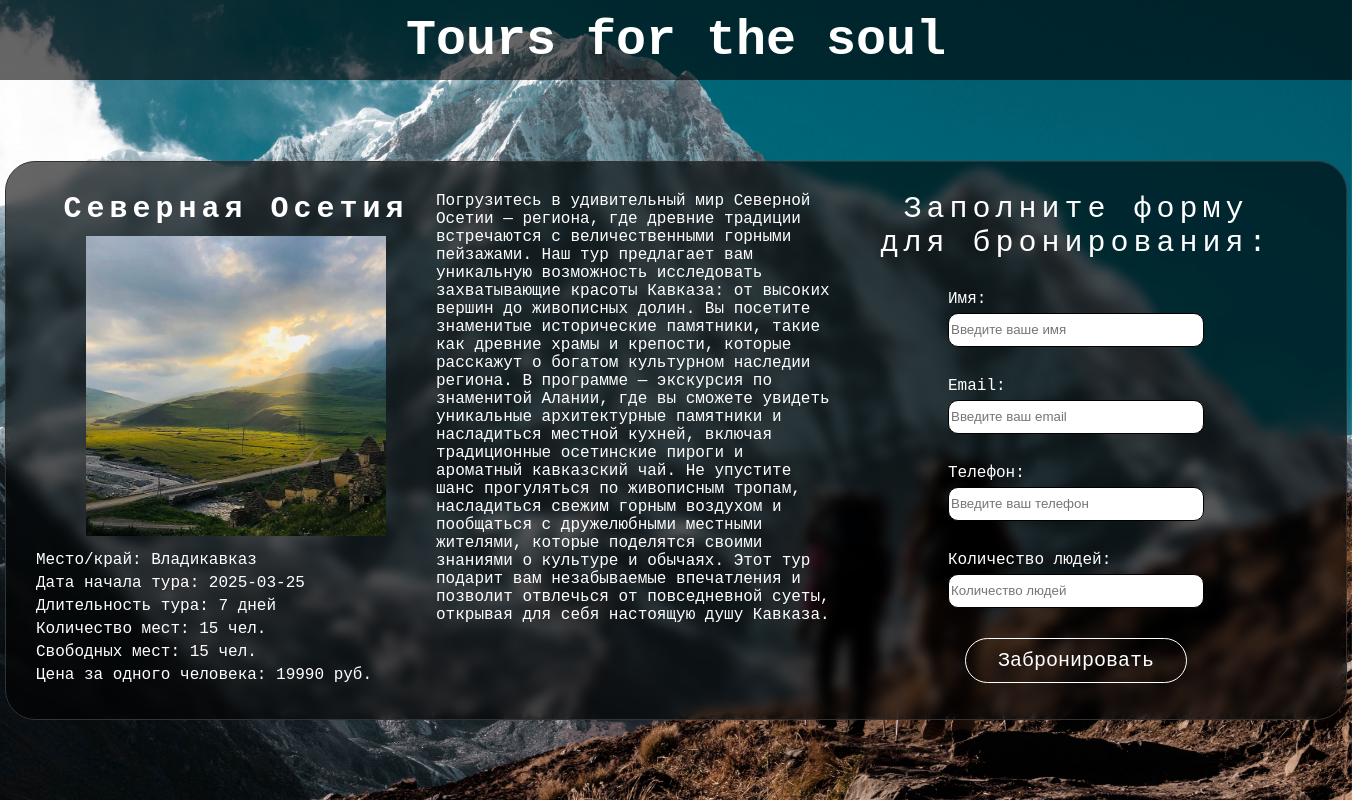
The page /current_tour/2 on the database its author committed.
### app/database/db.py (models this page shows)
class TourTable(Base):
    __tablename__ = 'tours'
    id = Column(Integer, primary_key=True)
    title = Column(String, nullable=False)
    description = Column(String, nullable=False)
    place = Column(String, nullable=False)
    start_date_tour = Column(String, nullable=False)
    duration = Column(Integer, nullable=False)
    max_people = Column(Integer, nullable=False)
    available_places = Column(Integer, nullable=False)
    occupied_places = Column(Integer, nullable=False)
    price_per_person = Column(Integer, nullable=False)
    image_path = Column(String, nullable=False)
    users = relationship("UserTable", back_populates="tour")

### app/routes/routes.py (the view, shortened to what this page needs)
    @app.route('/current_tour/<tour_id>', methods=['POST', 'GET'])
    def current_tour(tour_id):
        with SessionLocal() as sessionloc:
            query = select(TourTable).where(TourTable.id == tour_id)
            result = sessionloc.execute(query)
            tour_model = result.scalars().first()
            if not tour_model:
                logger.warning('Тур с ID %s не найден.', tour_id)
                return render_template('user/error_page.html')
            logger.info('Отображение страницы бронирования для тура с ID %s.', tour_id)
            return render_template('user/book_tour_page.html', tour_model=tour_model)

### app/templates/user/book_tour_page.html (shortened to what this page needs)
{% extends 'user/base_page.html' %}
{% block head %}
<head>
    <link rel="stylesheet" type="text/css" href="{{ url_for('static', filename='css/base_page_style.css') }}">
    <link rel="stylesheet" type="text/css" href="{{ url_for('static', filename='css/book_tour_page_style.css') }}">
</head>
{% endblock %}
{% block content %}
<div class="block-selected-tour">
    <div class="selected-tour">
        <div class="show-selected-tour">
            <div class="titel-tour">
                {{ tour_model.title }}
            </div>
            <div class="img-tour">
                <img src="{{ url_for('static', filename='image/img_tour/' + tour_model.image_path) }}"
                    alt="{{ tour_model.title }}" style="max-width: 300px; height: auto;">
            </div>
            <div class="desc-tour">
                <div class="place-tour">
                    <span>Место/край:</span>
                    {{ tour_model.place }}
                </div>
                <div class="start-date-tour">
                    <span>Дата начала тура:</span>
                    {{ tour_model.start_date_tour }}
                </div>
                <div class="duration-tour">
                    <span>Длительность тура:</span>
                    {{ tour_model.duration }} дней
                </div>
                <div class="max-people-tour">
                    <span>Количество мест:</span>
                    {{ tour_model.max_people }} чел.
                </div>
                <div class="av-places-tour">
                    <span>Свободных мест:</span>
                    {{ tour_model.available_places }} чел.
                </div>
                <div class="price-tour">
                    <span>Цена за одного человека:</span>
                    {{ tour_model.price_per_person }} руб.
                </div>
            </div>
        </div>
        <div class="desc-selected-tour">
            <span>{{ tour_model.description }}</span>
        </div>
        <div class="form-for-user">
            <div class="form-title">
                <span>Заполните форму для бронирования:</span>
            </div>
            <div class=form-field>
                <form method="post">
                    <div class="form-group">
                        <label for="id_name">Имя:</label>
                        <input type="text" name="name" id="id_name" placeholder="Введите ваше имя" required>
                    </div>
                    <div class="form-group">
                        <label for="id_email">Email:</label>
                        <input type="email" name="email" id="id_email" placeholder="Введите ваш email" required>
                    </div>
                    <div class="form-group">
                        <label for="id_phone">Телефон:</label>
                        <input type="text" name="phone" id="id_phone" placeholder="Введите ваш телефон" required>
                    </div>
                    <div class="form-group">
                        <label for="id_number_of_people">Количество людей:</label>
                        <input type="number" name="number_of_people" id="id_number_of_people"
                            placeholder="Количество людей" required>
                    </div>
                    <div class="book-button"><input type="submit" value="Забронировать"></p>
                    </div>
                </form>
            </div>
        </div>
    </div>
</div>
{% endblock %}

### app/static/css/base_page_style.css (style rules this page uses)
body { display: flex; flex-direction: column; min-height: 100vh; margin: 0px; font-family: Courier New; }

### app/static/css/book_tour_page_style.css (style rules this page uses)
.block-selected-tour { display: flex; flex-direction: column; justify-content: center; align-items: center; }
.block-selected-tour .selected-tour { display: flex; text-align: left; border: 1px solid #333; border-radius: 30px; padding: 30px; backdrop-filter: blur(6px); background-color: rgba(0, 0, 0, 0.6); }
.block-selected-tour .selected-tour .show-selected-tour { width: 400px; }
.block-selected-tour .selected-tour .show-selected-tour .titel-tour { display: block; text-align: center; color: white; font-weight: bold; font-size: 30px; letter-spacing: 5px; }
.block-selected-tour .selected-tour .show-selected-tour .img-tour { display: block; text-align: center; margin: 10px 0px 10px 0px; }
.block-selected-tour .selected-tour .show-selected-tour .desc-tour { display: block; text-align: left; color: white; }
.block-selected-tour .selected-tour .show-selected-tour .desc-tour div { margin-bottom: 5px; }
.block-selected-tour .selected-tour .desc-selected-tour { display: block; width: 400px; overflow-wrap: break-word; color: white; }
.block-selected-tour .selected-tour .form-for-user { padding: 0px 40px; width: 400px; }
.block-selected-tour .selected-tour .form-for-user .form-title { display: block; text-align: center; color: white; font-size: 30px; letter-spacing: 5px; margin: 0px 0px 30px; }
.block-selected-tour .selected-tour .form-for-user .form-field { display: flex; justify-content: center; flex-direction: column; align-items: center; }
.block-selected-tour .selected-tour .form-for-user .form-group label { display: block; color: white; margin: 0px 0px 5px; }
.block-selected-tour .selected-tour .form-for-user .form-group input { display: block; margin: 0px 0px 30px; width: 250px; height: 30px; border: 1px solid black; border-radius: 10px; }
.block-selected-tour .selected-tour .form-for-user .form-field .book-button { display: flex; justify-content: center; }
.block-selected-tour .selected-tour .form-for-user .form-field .book-button input { font-family: Courier New; font-size: 20px; color: rgb(255, 255, 255); background-color: rgba(0, 0, 0, 0); text-decoration: none; border: 1px solid rgb(255, 255, 255); border-radius: 24px; padding: 10px 32px; transition: background-color 0.3s, color 0.3s; }

### rows shown on the page
TourTable: title "Северная Осетия", image_path (picture), place "Владикавказ", start_date_tour "2025-03-25", duration "7", max_people "15", available_places "15", price_per_person "19990", description "Погрузитесь в удивительный мир Северной Осетии — региона, где древние традиции встречаются с величественными горными пейзажами. Наш тур предлагает вам уникальную возможность исследовать захватывающие красоты Кавказа: от высоких вершин до живописных долин. Вы посетите знаменитые исторические памятники, такие как древние храмы и крепости, которые расскажут о богатом культурном наследии региона. В программе — экскурсия по знаменитой Алании, где вы сможете увидеть уникальные архитектурные памятники и насладиться местной кухней, включая традиционные осетинские пироги и ароматный кавказский чай. Не упустите шанс прогуляться по живописным тропам, насладиться свежим горным воздухом и пообщаться с…"
